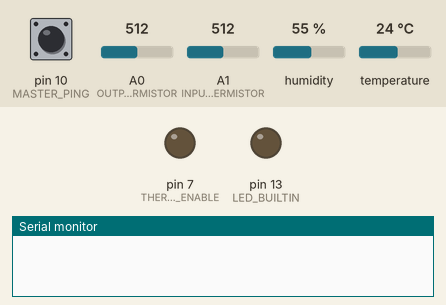
Simulated run of this sketch. Board: Arduino Uno, built with avr-gcc and run on an emulated ATmega328P. Parts: output pins drawn as LEDs (lit = HIGH), the last lines printed to the serial monitor. Inputs (shaded band) come from the test bench; at power-on: pin 10 (MASTER_PING) HIGH, A0 (OUTPUT_THERMISTOR) = 512, A1 (INPUT_THERMISTOR) = 512, humidity 55 %, temperature 24 °C.

Above: at 1.2 s.
1.3 s: pin 10 (MASTER_PING) pulled LOW for 0.15 s
At 1.44 s:
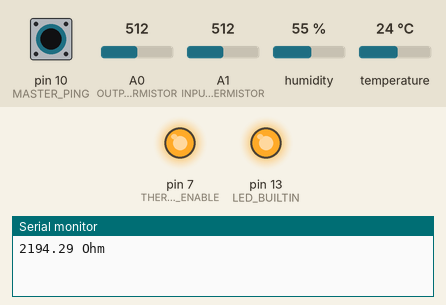
Timing chart, 0 to 4.3 s (numbered marks = the images above; inputs shaded):
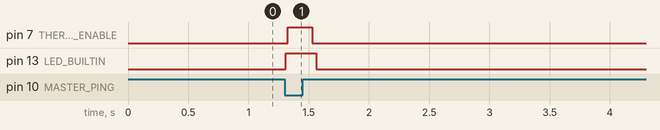

The sketch:

arduino.ino
```cpp
// (licence header left out)
#include <Wire.h>                 // https://github.com/arduino/Arduino
#include <SI7021.h>               // https://github.com/mlsorensen/SI7021
#include "structures.h"           // https://github.com/ClemRz/Introduction-to-IoT#use-structures

// General
#define K                         1000
#define MICROSEC                  1000000L
#define MILLISEC                  1000L
#define SEC                       1L
#define MINUTE                    (unsigned int) 60L*SEC
#define HOUR                      (unsigned int) 60L*MINUTE
#define DAY                       (unsigned long) 24L*HOUR

// Debug
#define DEBUG                     1               // Debug current sketch

// I2C
#define SLAVE_I2C_ADDRESS         0x09

// Ping
#define DEBOUNCE_DELAY_MS         10L

// Sampling
#define ANALOG_READ_SAMPLES       8               // Number of averaged readings

// Pins
#define THERMISTOR_ENABLE         7
#define MASTER_PING               10
#define THERMISTOR_2              A1
#define THERMISTOR_3              A0
#define INPUT_THERMISTOR          THERMISTOR_2
#define OUTPUT_THERMISTOR         THERMISTOR_3

// Thermistors
#define CST_SIZE                  1 + max(INPUT_THERMISTOR, OUTPUT_THERMISTOR)
#define SERIES_RESISTANCE_OHM     2.19*K
  //without marking
#define A2                        0.0010175900000
#define B2                        0.0002663480000
#define C2                        0.0000001030690
  // Thermistor makred #3
#define A3                        0.000977495
#define B3                        0.000271468
#define C3                        0.0000000921738

// Global variables
SI7021 _si7021;
Readings _readings;
double _A[CST_SIZE], _B[CST_SIZE], _C[CST_SIZE];
unsigned long _lastDebounceTime = 0;
bool
  _lastPingState,
  _currentPingState;

void setup(void) {
#if DEBUG
  initSerial();
#endif
  initLed();
  initI2C();
  initSensors();
}

void loop(void) {
  if (debounce(MASTER_PING)) {
    turnLedOn();
    performReadings();
    turnLedOff();
  }
}

bool debounce(int pin) {
  bool ret = false, reading = digitalRead(pin);
  reading = !reading;
  if (reading != _lastPingState) _lastDebounceTime = millis();

  if ((millis() - _lastDebounceTime) > DEBOUNCE_DELAY_MS && reading != _currentPingState) {
    _currentPingState = reading;
    ret = reading;
  }

  _lastPingState = reading;
  return ret;
}
```

i2c.ino
```cpp
// (licence header left out)
void isrOnI2cRequest(void) {
  Wire.write(_readings.byteAt, REG_BYTE_SIZE);
}
```

init.ino
```cpp
// (licence header left out)
 void initSerial(void) {
  Serial.begin(9600);
  Serial.println();
}

void initLed(void) {
  pinMode(LED_BUILTIN, OUTPUT);
}

void initI2C(void) {
  Wire.begin(SLAVE_I2C_ADDRESS);
  Wire.onRequest(isrOnI2cRequest);
}

void initSensors(void) {
  initSi7021();
  initThermistors();
  _A[THERMISTOR_2] = A2;
  _B[THERMISTOR_2] = B2;
  _C[THERMISTOR_2] = C2;
  _A[THERMISTOR_3] = A3;
  _B[THERMISTOR_3] = B3;
  _C[THERMISTOR_3] = C3;
}

void initSi7021(void) {
  _si7021.begin();
}

void initThermistors(void) {
  analogReference(DEFAULT);
  pinMode(MASTER_PING, INPUT_PULLUP);
  pinMode(INPUT_THERMISTOR, INPUT);
  pinMode(OUTPUT_THERMISTOR, INPUT);
  pinMode(THERMISTOR_ENABLE, OUTPUT);
  disableThermistors();
}
```

sensors.ino
```cpp
// (licence header left out)
 void performReadings(void) {
  _readings.ambientCelsiusHundredths = getAmbientCelsiusHundredths();
  _readings.ambientHumidityPercent = getAmbientHumidityPercent();
  _readings.inputCelsiusHundredths = getInputCelsiusHundredths();
  _readings.outputCelsiusHundredths = getOuptuCelsiusHundredths();
#if DEBUG
  printReadings();
#endif
 }

int getAmbientCelsiusHundredths(void) {
  return _si7021.getCelsiusHundredths();
}

int getAmbientHumidityPercent(void) {
  return _si7021.getHumidityPercent();
}

int getInputCelsiusHundredths(void) {
  return getTemperatureCelsiusHundredths(INPUT_THERMISTOR);
}

int getOuptuCelsiusHundredths(void) {
  return getTemperatureCelsiusHundredths(OUTPUT_THERMISTOR);
}

int getTemperatureCelsiusHundredths(int pin) {
  return (int)(getTemperatureCelsius(pin) * 100);
}

// http://www.ametherm.com/thermistor/ntc-thermistors-steinhart-and-hart-equation
double getTemperatureCelsius(int pin) {
  double logR = log(getThermistance(pin, SERIES_RESISTANCE_OHM));
  double steinhart = _A[pin];
  steinhart += _B[pin] * logR;
  steinhart += _C[pin] * pow(logR, 3);
  steinhart = 1.0 / steinhart;
  return kToC(steinhart);
}

double getThermistance(int pin, int rSeriesOhm) {
  enableThermistors();
  double thermistance = getResistance(pin, rSeriesOhm);
#if DEBUG
  Serial.print(thermistance); Serial.println(F(" Ohm"));
#endif
  disableThermistors();
  return thermistance;
}

void disableThermistors(void) {
  digitalWrite(THERMISTOR_ENABLE, LOW);
}

void enableThermistors(void) {
  digitalWrite(THERMISTOR_ENABLE, HIGH);
  delay(100);
}
```

structures.h
```cpp
// (licence header left out)
#ifndef _STRUCTURES_H
#define _STRUCTURES_H

#define REG_INT_SIZE              4
#define REG_BYTE_SIZE             REG_INT_SIZE*2 // Size of the register (consider nuber of bytes)

typedef struct {
  union {
    byte byteAt[REG_BYTE_SIZE];
    int intAt[REG_INT_SIZE];
    struct {
      int ambientCelsiusHundredths;
      int ambientHumidityPercent;
      int inputCelsiusHundredths;
      int outputCelsiusHundredths;
    };
  };
} Readings;

#endif  //_STRUCTURES_H
```

utils.ino
```cpp
// (licence header left out)
 void printReadings(void) {
  for (int i=0; i<REG_INT_SIZE; i++) {
    Serial.print(F("_readings[")); Serial.print(i); Serial.print(F("] = ")); Serial.println(_readings.intAt[i]);
  }
}

double getAverageAnalogRead(int pinToRead) {
  long runningValue = 0;
  for(int x=0; x<ANALOG_READ_SAMPLES; x++) runningValue += analogRead(pinToRead);
  return((double)runningValue/ANALOG_READ_SAMPLES);
}

double getResistance(int pin, int rSeriesOhm) {
  return rSeriesOhm / (1023 / getAverageAnalogRead(pin) - 1);
}

double cToK(double celsius) {
  return celsius + 273.15;
}

double kToC(double kelvin) {
  return kelvin - 273.15;
}

void turnLedOn(void) {
  digitalWrite(LED_BUILTIN, HIGH);
}

void turnLedOff(void) {
  digitalWrite(LED_BUILTIN, LOW);
}
```

Measured:
- after the input at 1.3 s, pin 7 (THERMISTOR_ENABLE): LOW → HIGH at once, → LOW 0.20 s later; pin 13 (LED_BUILTIN): LOW → HIGH at once, → LOW 0.25 s later
